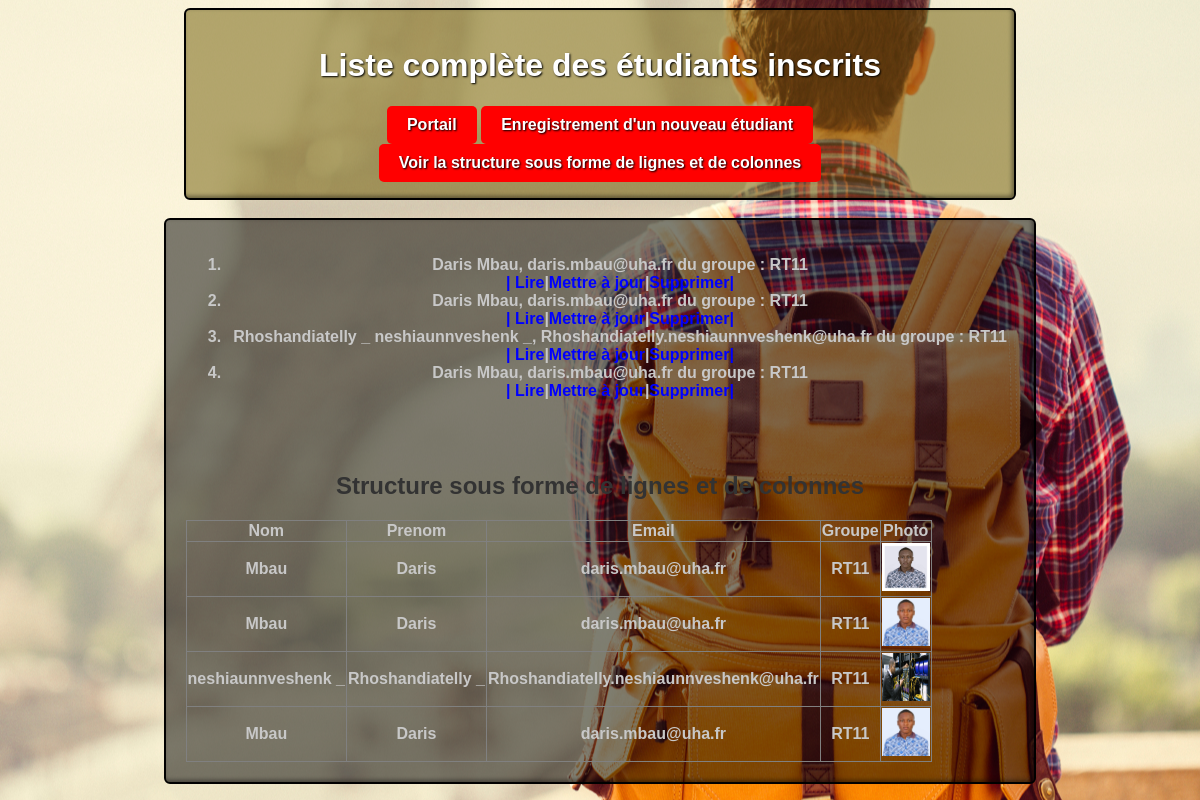
The page /absence/etudiant/ on the database its author committed.
### absence/models.py (models this page shows, shortened)
class Etudiant(models.Model):
    nom = models.CharField(max_length=100)
    prenom = models.CharField(max_length=100)
    email = models.EmailField()
    groupe = models.ForeignKey(Groupe, on_delete=models.CASCADE)
    photo = models.FileField(upload_to='photos', null=True, blank=True)
    def __str__(self):
        return f"{self.prenom} {self.nom}, {self.email} du groupe : {self.groupe}"

class Groupe(models.Model):
    nom = models.CharField(max_length=100)
    def __str__(self):
        return self.nom

### absence/etudiant_views.py (the view)
# urls.py: path('etudiant/',etudiant_views.etudiant),
def etudiant(request):
    liste = list(models.Etudiant.objects.all())
    return render(request,"etudiant/accueil.html", {"liste":liste, 'data':Etudiant.objects.all()})

### absence/templates/etudiant/accueil.html (shortened to what this page needs)
{% extends 'main.html' %}
{% block content %}
<header>
    <h1>Liste complète des étudiants inscrits</h1>
    <a href="/absence" class="btn">Portail</a>
    <a href="/absence/saisieetu" class="btn">Enregistrement d'un nouveau étudiant</a>
    <a href="#structure" class="btn">Voir la structure sous forme de lignes et de colonnes</a>
</header><br>
<section class="tn">
    <ol>
    {% for l in liste %}
            <li>
                {{l}} <br> <a href="/absence/affichageetu/{{l.id}}/" class="t">| Lire</a>|<a href="/absence/updateetu/{{l.id}}/" class="t">Mettre à jour</a>|<a href="/absence/deleteetu/{{l.id}}" class="t">Supprimer|</a>
            </li>
    {% endfor %}
</ol>
<br><br>
<h1 id="structure">Structure sous forme de lignes et de colonnes</h1>
<table border="1" style="border-collapse:collapse;">
    <thead>
    <th>Nom</th>
    <th>Prenom</th>
    <th>Email</th>
    <th>Groupe</th>
    <th>Photo</th>
    </thead>
    {% for etudiant in data %}
    <tr>
        <td>{{etudiant.nom}}</td>
        <td>{{etudiant.prenom}}</td>
        <td>{{etudiant.email}}</td>
        <td>{{etudiant.groupe}}</td>
        <td width="48"><img src="{{ etudiant.photo.url }}" width="48" height="48"></td>
    </tr>
    {% endfor %}
</table>
</section>
{% endblock %}

### absence/templates/main.html (shortened to what this page needs)
<!DOCTYPE html>
{% load static %}
<html lang="en">
<head>
     <link href= "{% static 'main.css' %}" rel="stylesheet" type="text/css">
</head>
<body>
{% block content %}
{% endblock %}
</body>
</html>

### absence/static/main.css (style rules this page uses)
body { background: url(Etudiant.jpg) center; font-family: Arial, sans-serif; }
header { padding: 1em 0em 1em 0em; width: 70%; margin: 0% auto; min-height: 150px; border-radius:0px 0px 150px 150px; font-weight: 700; font-size: 1em; color: #ffffff; background-color: rgba(109, 89, 0, 0.5); border-radius: 6px; border: 2px solid rgb(0, 0, 0); cursor: pointer; text-shadow: 1px 1px 2px #000000; box-shadow: inset -2px -2px 4px 0px #0000006f; text-decoration: none; text-align: center; }
.btn { display: inline-block; background-color: red; color: #fff; padding: 10px 20px; text-decoration: none; border-radius: 5px; }
section { padding: 1em 0em 1em 0em; width: 70%; margin: 0% auto; min-height: 500px; background-color:rgba(0, 0, 0, 0.5); border-radius: 6px; border: 2px solid rgb(0, 0, 0); color: #fff; }
.t { text-decoration: none; font-family: oswald,sans-serif; color: blue; }
.tn { padding: 1em 0em 1.5em 0em; width: 70%; margin:0% auto; min-height: 450px; font-weight: 700; background-color: rgba(0, 0, 0, 0.5); border-radius: 6px; border: 2px solid rgb(0, 0, 0); cursor: pointer; box-shadow: inset -2px -2px 4px 0px #0000006f; color:rgb(200, 200, 200); text-decoration: none; flex-basis: 55%; text-align:center; max-width: 1200px; margin: 0 auto; padding: 20px; }
.tn h1 { text-align: center; color: #333; }

### rows shown on the page
Etudiant: prenom+nom+email "Daris Mbau, daris.mbau@uha.fr du groupe : RT11", nom "Mbau", prenom "Daris", email "daris.mbau@uha.fr", groupe "RT11", photo (picture)
Etudiant: prenom+nom+email "Daris Mbau, daris.mbau@uha.fr du groupe : RT11", nom "Mbau", prenom "Daris", email "daris.mbau@uha.fr", groupe "RT11", photo (picture)
Etudiant: prenom+nom+email "Rhoshandiatelly _ neshiaunnveshenk _, Rhoshandiatelly.neshiaunnveshenk@uha.fr du groupe : RT11", nom "neshiaunnveshenk _", prenom "Rhoshandiatelly _", email "Rhoshandiatelly.neshiaunnveshenk@uha.fr", groupe "RT11", photo (picture)
Etudiant: prenom+nom+email "Daris Mbau, daris.mbau@uha.fr du groupe : RT11", nom "Mbau", prenom "Daris", email "daris.mbau@uha.fr", groupe "RT11", photo (picture)
